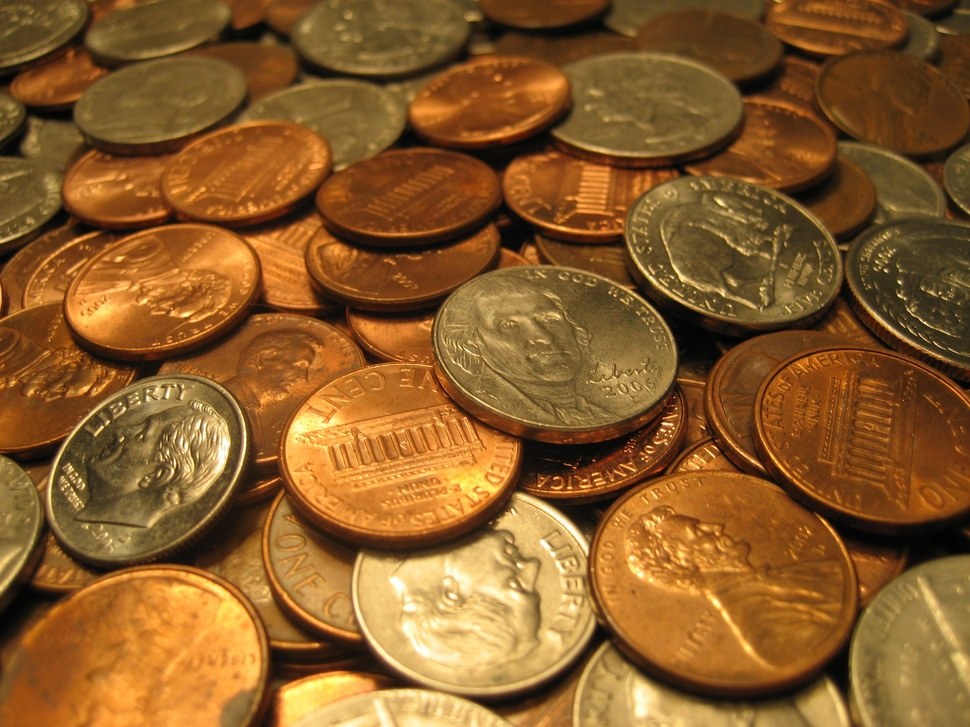
#> input picture labFour/coins.jpg, 970 x 727 px, shrunk from 2560 x 1920 before the run, found by its file name
$ python labFour.py
#> lines starting #> are read from the running program, lines starting #| are printed output that depends on the picture; after the words box and inside, x2 and y2 are one past the last pixel; in counts of white or black regions, pixels touching at a corner belong together; pictures that were not available may be replaced by others from this repository, and a replacement may not be noted
from skimage import io
import matplotlib.pyplot as plt
from skimage.color import rgb2gray
from skimage.transform import rescale, resize
from skimage.filters import threshold_otsu
from skimage.feature import match_template
import numpy as np

# Load the images
coins_image = io.imread('C:/Users/adisis/OneDrive - Luleå University of Technology/Documents/pythonLabZeroToFour/labFour/coins.jpg')
#> coins_image is the input picture: shape (727, 970, 3); mean R, G, B 137.8, 92, 41.1
astronaut_image = io.imread('C:/Users/adisis/OneDrive - Luleå University of Technology\Documents/pythonLabZeroToFour/labFour/astronaut.jpg')
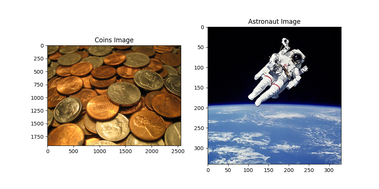
#> input picture labFour/labFour_1.png, 379 x 189 px, shrunk from 1000 x 500 before the run, given in place of astronaut.jpg, which was not available
#> astronaut_image is the input picture: shape (189, 379, 4); mean R, G, B, A 182.1, 176.8, 172.8, 255

# Display the images
plt.figure(figsize=(10, 5))
plt.subplot(1, 2, 1)
plt.imshow(coins_image)
plt.title('Coins Image')

plt.subplot(1, 2, 2)
plt.imshow(astronaut_image)
plt.title('Astronaut Image')

plt.show()

# Check image properties
print("Coins image shape:", coins_image.shape)
#| Coins image shape: (727, 970, 3)
print("Astronaut image shape:", astronaut_image.shape)
#| Astronaut image shape: (189, 379, 4)
print("Coins image dtype:", coins_image.dtype)
#| Coins image dtype: uint8
print("Astronaut image dtype:", astronaut_image.dtype)
#| Astronaut image dtype: uint8

# Accessing a pixel's intensity level
print("Intensity level at [1, 100, 1] in Coins image:", coins_image[1, 100, 1])
#| Intensity level at [1, 100, 1] in Coins image: 47
print("Intensity level at [1, 100, 1] in Astronaut image:", astronaut_image[1, 100, 1])
#| Intensity level at [1, 100, 1] in Astronaut image: 255

# Convert the images to grayscale
coins_gray = rgb2gray(coins_image)
astronaut_gray = rgb2gray(astronaut_image)

# Display the grayscale images
plt.figure(figsize=(10, 5))
plt.subplot(1, 2, 1)
plt.imshow(coins_gray, cmap='gray')
plt.title('Coins Grayscale Image')

plt.subplot(1, 2, 2)
plt.imshow(astronaut_gray, cmap='gray')
plt.title('Astronaut Grayscale Image')

plt.show()

# Check the dtype and size before and after conversion
print("Coins grayscale image shape:", coins_gray.shape)
#| Coins grayscale image shape: (727, 970)
print("Astronaut grayscale image shape:", astronaut_gray.shape)
#| Astronaut grayscale image shape: (189, 379)
print("Coins grayscale image dtype:", coins_gray.dtype)
#| Coins grayscale image dtype: float64
print("Astronaut grayscale image dtype:", astronaut_gray.dtype)
#| Astronaut grayscale image dtype: float64

# Resize the astronaut image
astronaut_resized = resize(astronaut_image, (100, 100))
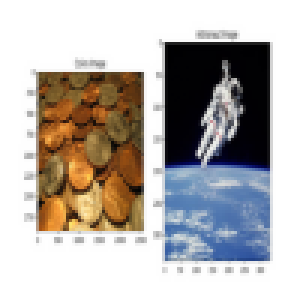
#> astronaut_resized: shape (100, 100, 4) float64 (shown 3 times larger); mean R, G, B, A 0.714, 0.694, 0.678, 1

# Rescale the astronaut image
astronaut_rescaled_075 = rescale(astronaut_image, 0.75, anti_aliasing=True)
astronaut_rescaled_05 = rescale(astronaut_image, 0.5, anti_aliasing=True)
astronaut_rescaled_025 = rescale(astronaut_image, 0.25, anti_aliasing=True)

def ensure_rgb(image):
    """Ensure the image has 3 channels (RGB)."""
    if image.ndim == 2:  # Grayscale image, convert to RGB by replicating the single channel
        return np.stack([image] * 3, axis=-1)
    elif image.shape[-1] == 2:  # Invalid 2 channels, convert to RGB
        return np.dstack([image, np.zeros_like(image[..., 0])])
    return image  # Already in RGB format

# Ensure all images are RGB or valid grayscale
astronaut_resized = ensure_rgb(astronaut_resized)
astronaut_rescaled_075 = ensure_rgb(astronaut_rescaled_075)
astronaut_rescaled_05 = ensure_rgb(astronaut_rescaled_05)
#> in ensure_rgb (call 3), `return np.dstack([image, np.zeros_like(image[..., 0])])`:
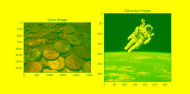
#> returned value: shape (94, 190, 3) float64; mean of channels 0, 1, 2 0.701, 0.822, 0; drawn as R, G, B
astronaut_rescaled_025 = ensure_rgb(astronaut_rescaled_025)

# Display the resized and rescaled images
plt.figure(figsize=(10, 5))

# For Resized Image
plt.subplot(1, 4, 1)
plt.imshow(astronaut_resized)
plt.title('Resized Image (100x100)')

# For Rescaled 0.75 Image
plt.subplot(1, 4, 2)
plt.imshow(astronaut_rescaled_075)
plt.title('Rescaled 0.75')

# For Rescaled 0.5 Image
plt.subplot(1, 4, 3)
plt.imshow(astronaut_rescaled_05)
plt.title('Rescaled 0.5')

# For Rescaled 0.25 Image
plt.subplot(1, 4, 4)
plt.imshow(astronaut_rescaled_025)
plt.title('Rescaled 0.25')

plt.show()

# Use the grayscale converted coins image and apply Otsu's threshold
t = threshold_otsu(coins_gray)
#> t = 0.441

# Apply threshold to the coins image
binary_coins = coins_gray > t
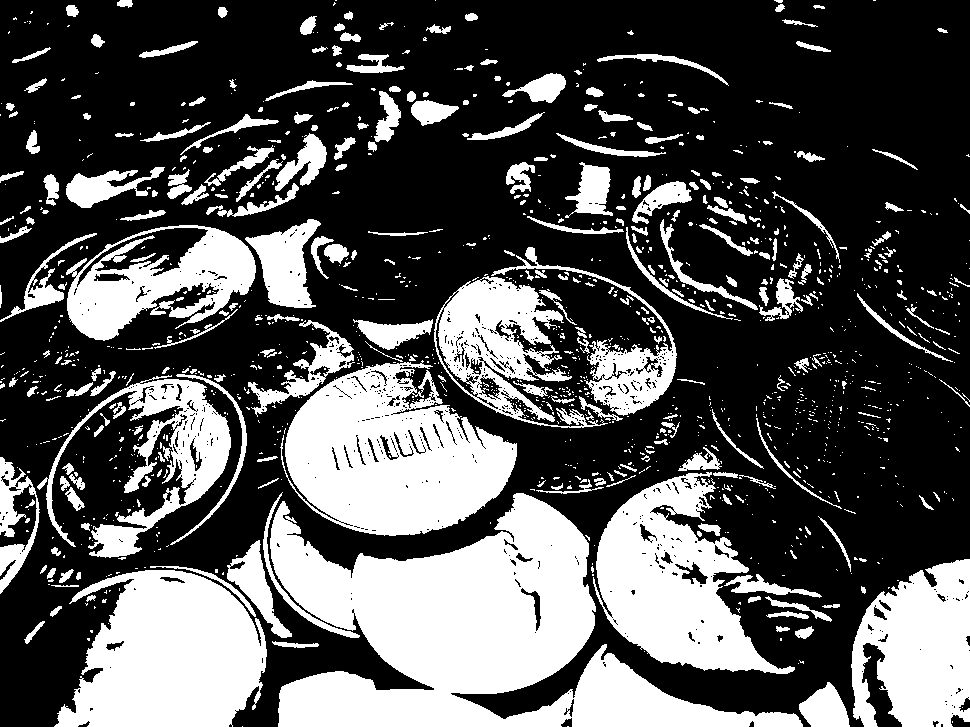
#> binary_coins: shape (727, 970) bool; 33.1% white; 1310 white regions (1009 under 20 px), largest, box (x1, y1, x2, y2) and area: (270, 493, 803, 727) 55798, (280, 360, 517, 536) 26401, (54, 570, 267, 727) 23993

# Display the binary image
plt.figure(figsize=(5, 5))
plt.imshow(binary_coins, cmap='gray')
plt.title('Coins Image after Thresholding')
plt.show()

# Load the template (a portion of the coins image)
template = coins_gray[30:100, 30:100]  # A section of the image
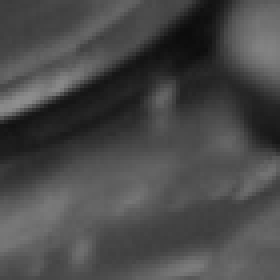
#> template: shape (70, 70) float64 (shown 4 times larger); min 0.0492, max 0.562, mean 0.29

# Perform template matching
result = match_template(coins_gray, template)
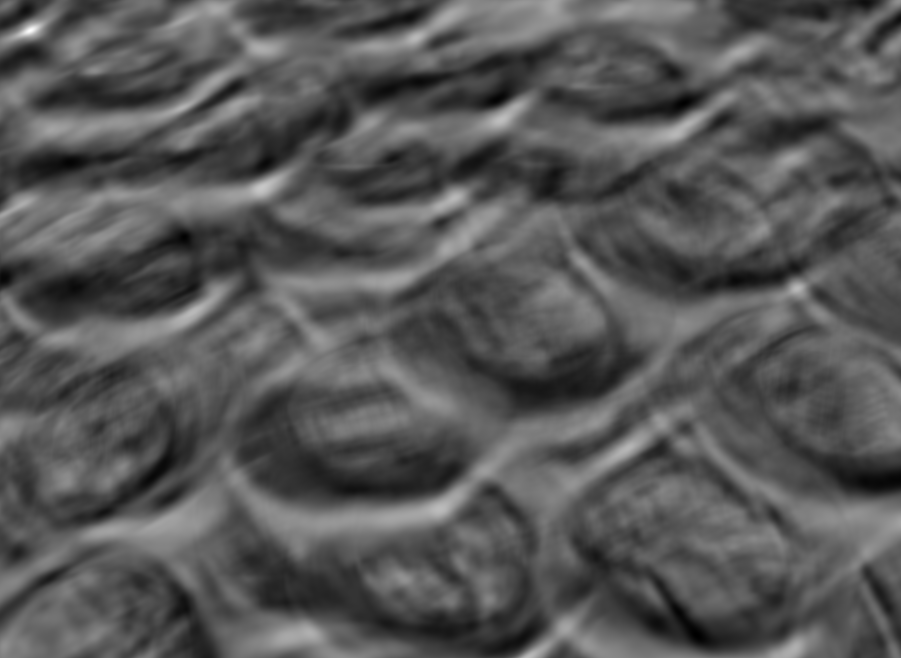
#> result: shape (658, 901) float64; min -0.498, max 1, mean 0.0155; drawn with min black and max white

# Find the location with the highest similarity
ij = np.unravel_index(np.argmax(result), result.shape)
#> ij = (30, 30)
x, y = ij[::-1]
#> x = 30; y = 30

# Display the result
fig, ax = plt.subplots(1, 2, figsize=(10, 5))

ax[0].imshow(template, cmap='gray')
ax[0].set_title('Template')

ax[1].imshow(coins_gray, cmap='gray')
ax[1].set_title('Detected Template Location')
rect = plt.Rectangle((x, y), template.shape[1], template.shape[0], edgecolor='r', facecolor='none')
ax[1].add_patch(rect)
plt.show()
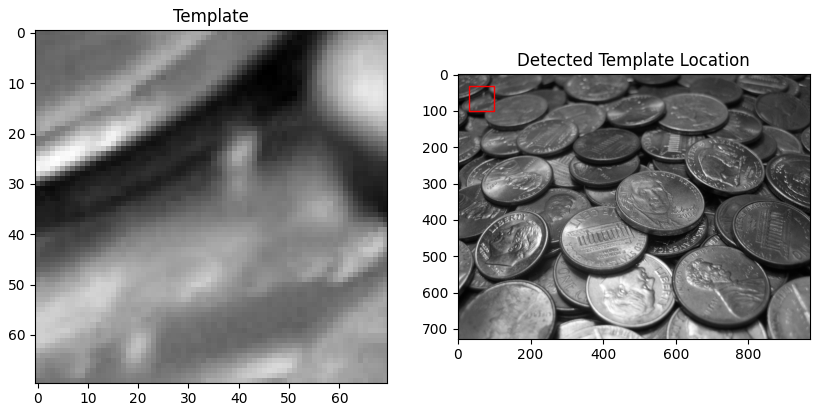
#> figure drawn by matplotlib, 2 panels

# Template matching using a sliding window
def template_matching(image, template):
    best_score = -1
    best_position = (0, 0)

    # Sliding window over the image
    for i in range(image.shape[0] - template.shape[0]):
        for j in range(image.shape[1] - template.shape[1]):
            region = image[i:i + template.shape[0], j:j + template.shape[1]]
            score = np.sum(region * template)  # Simple cross-correlation

            if score > best_score:
                best_score = score
                best_position = (i, j)
#> after the loop, best_position = (603, 407); best_score = 1201.1

    return best_position

# Load the grayscale image and template for manual matching
template = coins_gray[30:100, 30:100]

# Perform template matching
best_pos = template_matching(coins_gray, template)
#> best_pos = (603, 407)
print(f'Best match found at position: {best_pos}')
#| Best match found at position: (603, 407)
